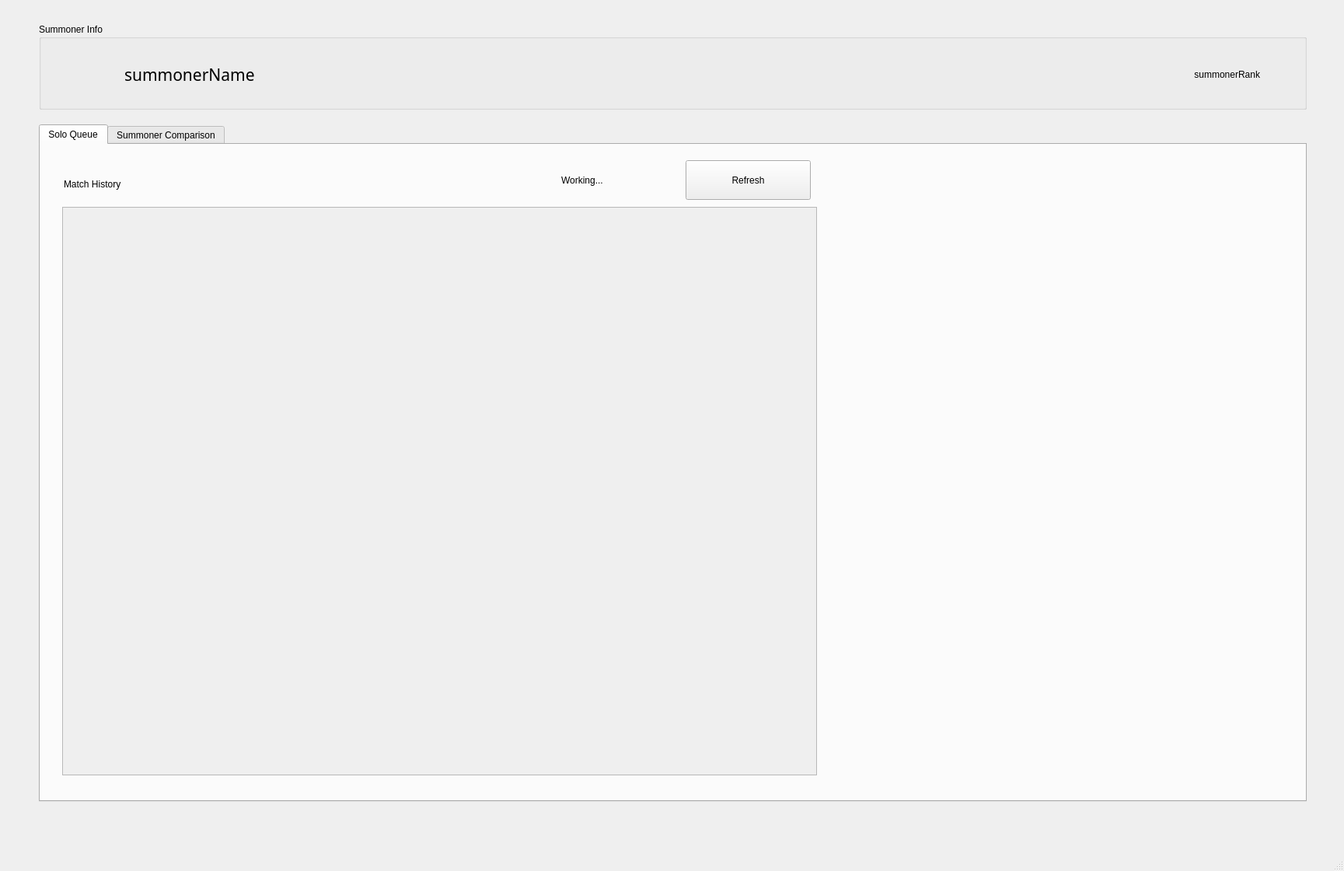
<?xml version="1.0" encoding="UTF-8"?>
<ui version="4.0">
 <class>MainWindow</class>
 <widget class="QMainWindow" name="MainWindow">
  <property name="geometry">
   <rect>
    <x>0</x>
    <y>0</y>
    <width>1729</width>
    <height>1120</height>
   </rect>
  </property>
  <property name="windowTitle">
   <string>LoL Performance Tracker</string>
  </property>
  <widget class="QWidget" name="centralwidget">
   <widget class="QTabWidget" name="mainTabView">
    <property name="geometry">
     <rect>
      <x>50</x>
      <y>160</y>
      <width>1631</width>
      <height>871</height>
     </rect>
    </property>
    <property name="toolTip">
     <string>&lt;html&gt;&lt;head/&gt;&lt;body&gt;&lt;p&gt;Solo Queue&lt;/p&gt;&lt;/body&gt;&lt;/html&gt;</string>
    </property>
    <property name="statusTip">
     <string/>
    </property>
    <property name="whatsThis">
     <string/>
    </property>
    <property name="tabPosition">
     <enum>QTabWidget::North</enum>
    </property>
    <property name="tabShape">
     <enum>QTabWidget::Rounded</enum>
    </property>
    <property name="currentIndex">
     <number>0</number>
    </property>
    <property name="iconSize">
     <size>
      <width>32</width>
      <height>32</height>
     </size>
    </property>
    <property name="elideMode">
     <enum>Qt::ElideNone</enum>
    </property>
    <widget class="QWidget" name="soloQueueTab">
     <attribute name="title">
      <string>Solo Queue</string>
     </attribute>
     <widget class="QLabel" name="matchHistoryLabel">
      <property name="geometry">
       <rect>
        <x>30</x>
        <y>30</y>
        <width>241</width>
        <height>41</height>
       </rect>
      </property>
      <property name="styleSheet">
       <string notr="true">font: 12pt &quot;Verdana&quot;;</string>
      </property>
      <property name="text">
       <string>Match History</string>
      </property>
     </widget>
     <widget class="QScrollArea" name="matchHistoryScrollArea">
      <property name="geometry">
       <rect>
        <x>28</x>
        <y>80</y>
        <width>971</width>
        <height>731</height>
       </rect>
      </property>
      <property name="widgetResizable">
       <bool>true</bool>
      </property>
      <widget class="QWidget" name="scrollAreaWidgetContents">
       <property name="geometry">
        <rect>
         <x>0</x>
         <y>0</y>
         <width>969</width>
         <height>729</height>
        </rect>
       </property>
      </widget>
     </widget>
     <widget class="QPushButton" name="refreshMatchHistoryButton">
      <property name="geometry">
       <rect>
        <x>830</x>
        <y>20</y>
        <width>161</width>
        <height>51</height>
       </rect>
      </property>
      <property name="text">
       <string>Refresh</string>
      </property>
     </widget>
     <widget class="QLabel" name="workingLabel">
      <property name="enabled">
       <bool>true</bool>
      </property>
      <property name="geometry">
       <rect>
        <x>670</x>
        <y>20</y>
        <width>151</width>
        <height>51</height>
       </rect>
      </property>
      <property name="styleSheet">
       <string notr="true">font: 10pt &quot;Century Gothic&quot;;</string>
      </property>
      <property name="text">
       <string>Working...</string>
      </property>
     </widget>
    </widget>
    <widget class="QWidget" name="compareTab">
     <attribute name="title">
      <string>Summoner Comparison</string>
     </attribute>
    </widget>
   </widget>
   <widget class="QGroupBox" name="summonerInfoGroupBox">
    <property name="geometry">
     <rect>
      <x>50</x>
      <y>30</y>
      <width>1631</width>
      <height>111</height>
     </rect>
    </property>
    <property name="styleSheet">
     <string notr="true">font: 8pt &quot;MS Shell Dlg 2&quot;;</string>
    </property>
    <property name="title">
     <string>Summoner Info</string>
    </property>
    <widget class="QLabel" name="summonerNameLabel">
     <property name="geometry">
      <rect>
       <x>110</x>
       <y>30</y>
       <width>581</width>
       <height>71</height>
      </rect>
     </property>
     <property name="font">
      <font>
       <family>Century Gothic</family>
       <pointsize>16</pointsize>
       <weight>50</weight>
       <italic>false</italic>
       <bold>false</bold>
      </font>
     </property>
     <property name="styleSheet">
      <string notr="true">font: 16pt &quot;Century Gothic&quot;;</string>
     </property>
     <property name="text">
      <string>summonerName</string>
     </property>
    </widget>
    <widget class="QLabel" name="summonerRank">
     <property name="geometry">
      <rect>
       <x>1310</x>
       <y>40</y>
       <width>261</width>
       <height>51</height>
      </rect>
     </property>
     <property name="layoutDirection">
      <enum>Qt::LeftToRight</enum>
     </property>
     <property name="styleSheet">
      <string notr="true">font: 11pt &quot;Century Gothic&quot;;</string>
     </property>
     <property name="text">
      <string>summonerRank</string>
     </property>
     <property name="alignment">
      <set>Qt::AlignRight|Qt::AlignTrailing|Qt::AlignVCenter</set>
     </property>
    </widget>
   </widget>
  </widget>
  <widget class="QMenuBar" name="menubar">
   <property name="geometry">
    <rect>
     <x>0</x>
     <y>0</y>
     <width>1729</width>
     <height>38</height>
    </rect>
   </property>
  </widget>
  <widget class="QStatusBar" name="statusbar"/>
 </widget>
 <resources/>
 <connections/>
</ui>
